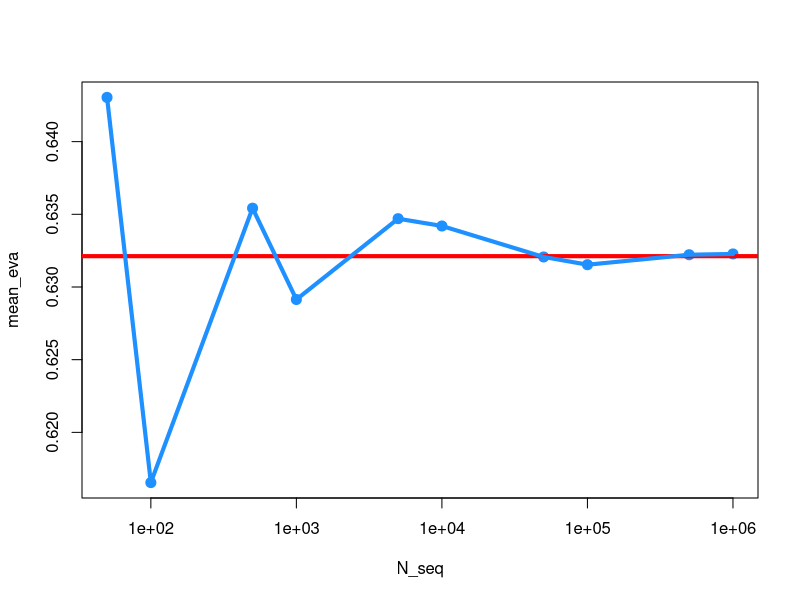
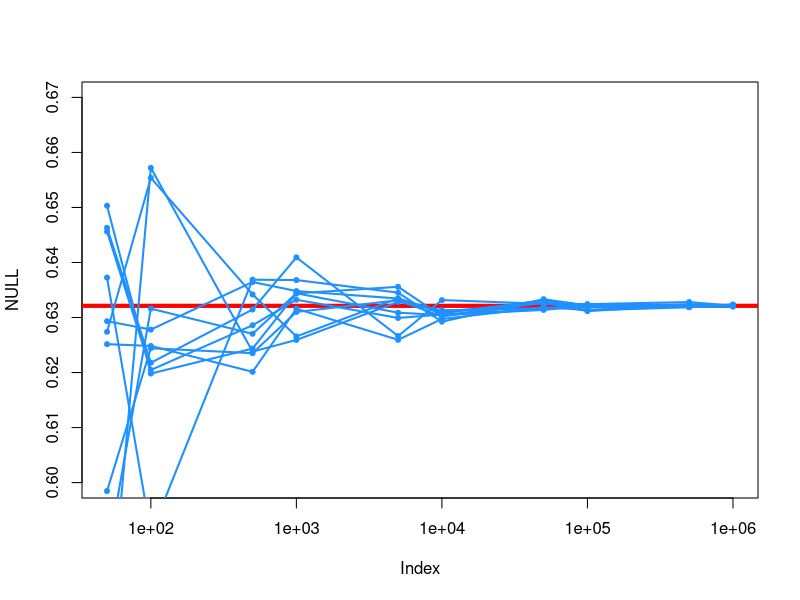
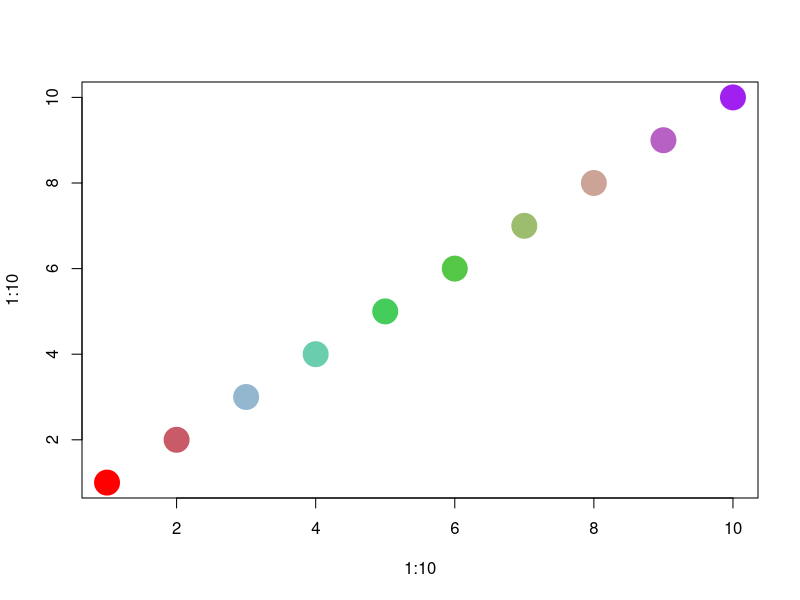
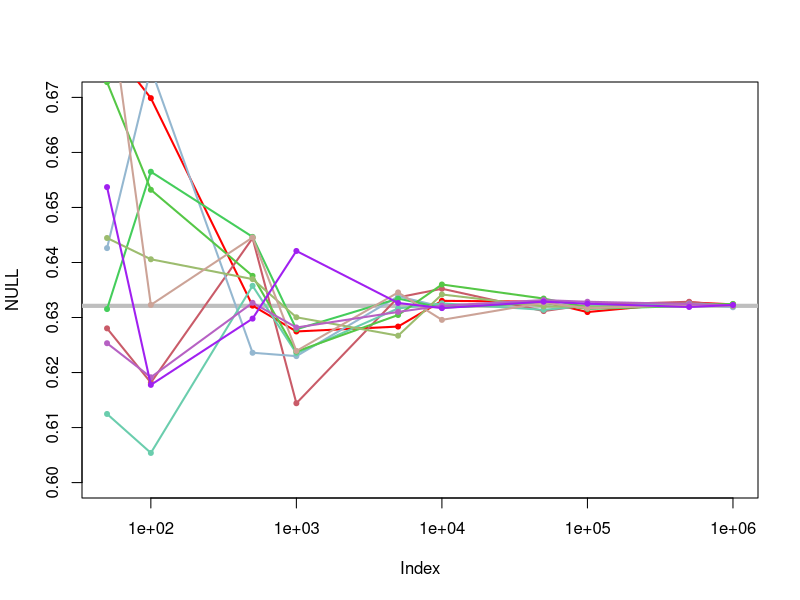
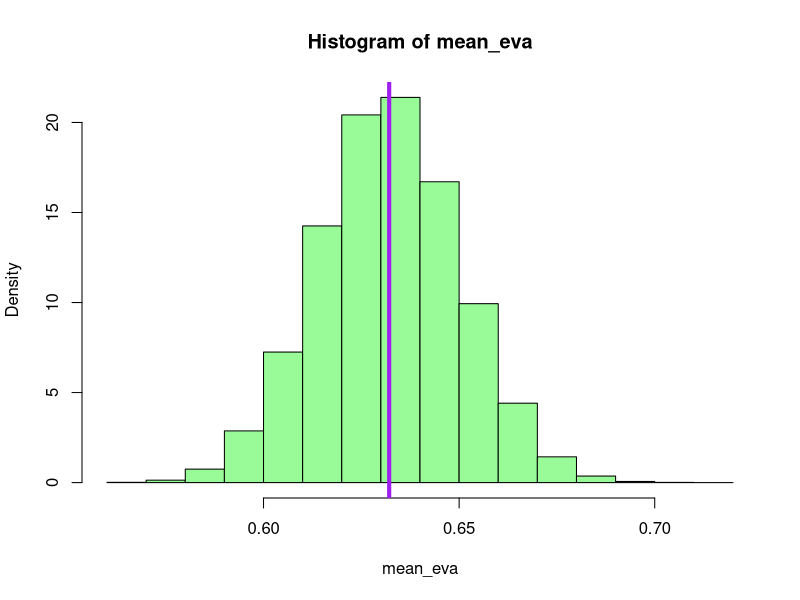
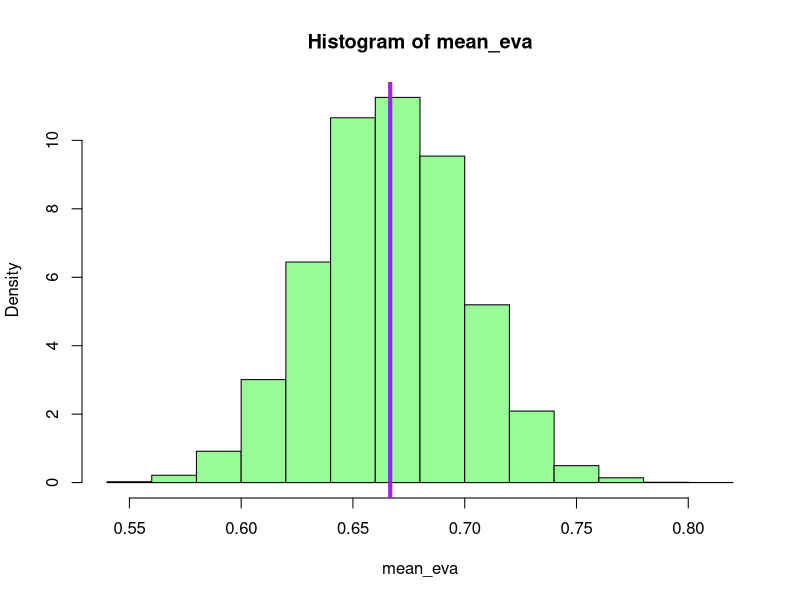
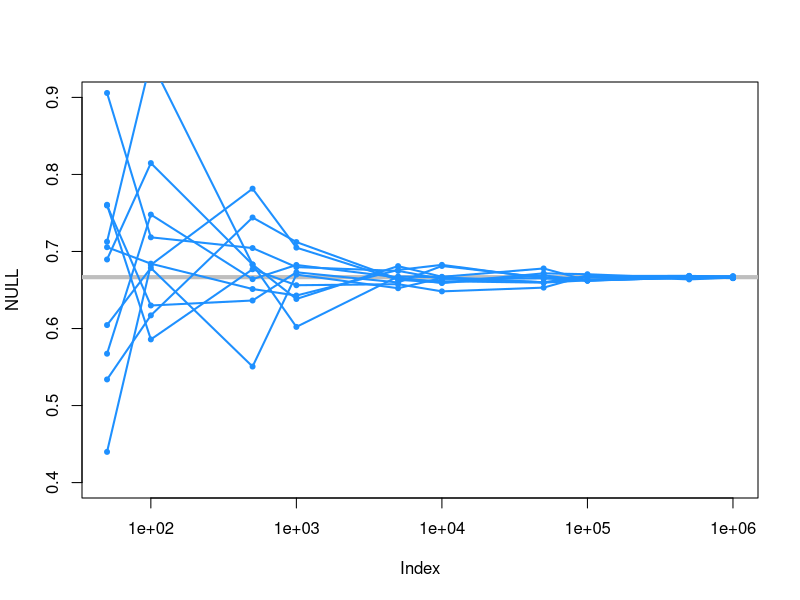
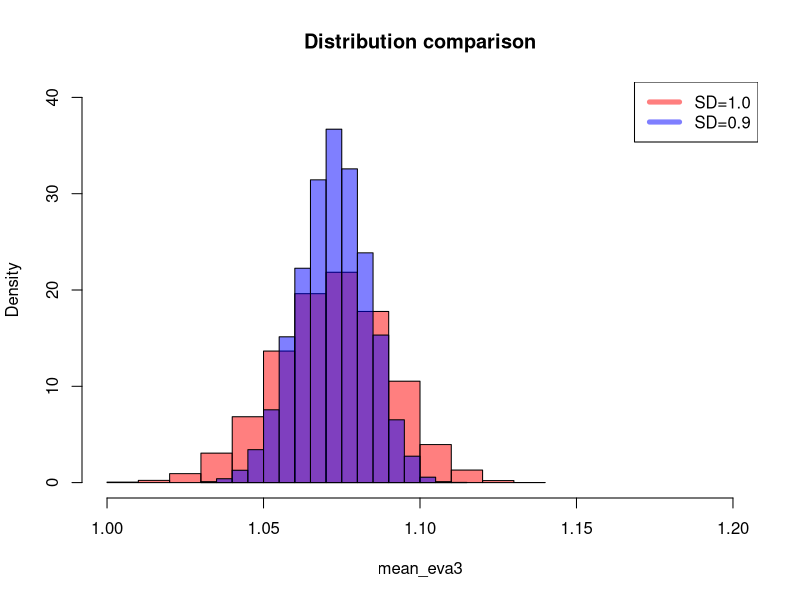

These figures' R source, in order: (Note: a time limit stopped this script after it produced the figures.)
## -------------------------------------------------------------
## Stat/Q Sci 403 Lab 3 | Spring 2017 | University of Washington
## -------------------------------------------------------------
###                                      ###
### Part 1: Monte Carlo Integration - 1  ###
###                                      ###
### simple example: exp(-x)
### --> we know the true answer
f_target = function(x){
  return(exp(-x))
}
  # target function

###
N = 10000

X_uni = runif(N)
eva_uni = f_target(X_uni)
mean(eva_uni)

1-exp(-1)
  # the answer


### visualization of convergence
N_seq = c(50,100, 500,1000, 5000,10000, 5e4, 1e5, 5e5, 1e6)
mean_eva = rep(NA, length(N_seq))

for(j in 1:length(N_seq)){
  N = N_seq[j]
  X_uni = runif(N)
  eva_uni = f_target(X_uni)
  mean_eva[j] = mean(eva_uni)
}

mean_eva
1-exp(-1)


### showing the plot
plot(x=N_seq, y=mean_eva, pch=20, log="x", col="dodgerblue", cex=2)
abline(h=1-exp(-1), lwd=4, col="red")
lines(x=N_seq, y=mean_eva, lwd=4, col="dodgerblue")


### repeat the plot
plot(NULL, ylim=c(0.6, 0.67), xlim=c(50, 1e6), log="x")
abline(h=1-exp(-1), lwd=4, col="red")

for(i_rep in 1:10){
  mean_eva = rep(NA, length(N_seq))
  for(j in 1:length(N_seq)){
    N = N_seq[j]
    X_uni = runif(N)
    eva_uni = f_target(X_uni)
    mean_eva[j] = mean(eva_uni)
  }
  points(x=N_seq, y=mean_eva, pch=20, col="dodgerblue")
  lines(x=N_seq, y=mean_eva, lwd=2, col="dodgerblue")
}


### change the color of curves
col_new = colorRampPalette(c("red","skyblue","limegreen","tan","purple"))
  # create a color palette that mix several color
col_new
col_new(10)

plot(x=1:10,y=1:10, col=col_new(10), pch=20, cex=5)



plot(NULL, ylim=c(0.6, 0.67), xlim=c(50, 1e6), log="x")
abline(h=1-exp(-1), lwd=4, col="gray")

col_curve = col_new(10)

for(i_rep in 1:10){
  mean_eva = rep(NA, length(N_seq))
  for(j in 1:length(N_seq)){
    N = N_seq[j]
    X_uni = runif(N)
    eva_uni = f_target(X_uni)
    mean_eva[j] = mean(eva_uni)
  }
  points(x=N_seq, y=mean_eva, pch=20, col=col_curve[i_rep])
  lines(x=N_seq, y=mean_eva, lwd=2, col=col_curve[i_rep])
}


### fixed N, see the variability and bias
N = 100

X_uni = runif(N)
eva_uni = f_target(X_uni)
mean(eva_uni)


#
n_rep = 100000
mean_eva = rep(NA, n_rep)
for(i_rep in 1:n_rep){
  X_uni = runif(N)
  eva_uni = f_target(X_uni)
  mean_eva[i_rep] = mean(eva_uni)
}

mean(mean_eva)
1-exp(-1)
  # very close -- because it is unbiased!
  
sd(mean_eva)
  # this quantify the Monte Carlo Error (variability caused by N)

hist(mean_eva, probability = T, col="palegreen")
abline(v= 1-exp(-1), col="purple",lwd=4)


### exp(-x^3)
f_target = function(x){
  return(exp(-x^3))
}
# target function


#### Exercise 1:
#### Integrating the function f(x) = 5x^4-x^2 within the interval [0,1].
#### (1) Show the result using a size N=1000 Monte Carlo Simulation 
####     from a uniform distribution.
{
f_target = function(x){
  return(5*x^4-x^2)
}
N = 1000
X_uni = runif(N)
eva_uni = f_target(X_uni)
mean(eva_uni)

1-1/3
}
#### (2) Repeat this process for 10000 times and see the variance.
####     Show the histogram of the result of all 10000 integrations. 
{
n_rep = 10000
N=1000
mean_eva = rep(NA, n_rep)
for(i_rep in 1:n_rep){
  X_uni = runif(N)
  eva_uni = f_target(X_uni)
  mean_eva[i_rep] = mean(eva_uni)
}
hist(mean_eva, probability = T, col="palegreen")
abline(v= 1-1/3, col="purple",lwd=4)
}
#### (3) Show the result using N = 50, 100, 500, 1000, ... , 1e6. 
####     Repeat the process 10 times and display the results. 
{
N_seq = c(50,100, 500,1000, 5000,10000, 5e4, 1e5, 5e5, 1e6)
plot(NULL, ylim=c(0.4, 0.9), xlim=c(50, 1e6), log="x")
abline(h=1-1/3, lwd=4, col="gray")

for(i_rep in 1:10){
  mean_eva = rep(NA, length(N_seq))
  for(j in 1:length(N_seq)){
    N = N_seq[j]
    X_uni = runif(N)
    eva_uni = f_target(X_uni)
    mean_eva[j] = mean(eva_uni)
  }
  points(x=N_seq, y=mean_eva, pch=20, col="dodgerblue")
  lines(x=N_seq, y=mean_eva, lwd=2, col="dodgerblue")
}
}

###                                      ###
### Part 2: Monte Carlo Integration - 2  ###
###                                      ###
### comparing different sampling distributions
f_target = function(x){
  return(exp(-x))
}
N = 100
n_rep = 100000

# method 1: Uniform [0,1]
mean_eva = rep(NA, n_rep)
for(i_rep in 1:n_rep){
  X_uni = runif(N)
  eva_uni = f_target(X_uni)
  mean_eva[i_rep] = mean(eva_uni)
}

sd(mean_eva)


# method 2: Beta (2,2)
mean_eva2 = rep(NA, n_rep)
for(i_rep in 1:n_rep){
  X2 = rbeta(N, shape1=2, shape2=2)
  #eva2 = f_target(X2)/(6*X2*(1-X2))
  eva2 = f_target(X2)/dbeta(X2, shape1 = 2, shape2 = 2)
  mean_eva2[i_rep] = mean(eva2)
}

mean(mean_eva2)
1-exp(-1)
  # unbiased!

sd(mean_eva2)

sd(mean_eva)
  # method 2 is not a better method



### different range
### assume we want to evaluate 1/(1+exp(x^2)) over the entire real line
### we will use normal distribution to do this
f_target = function(x){
  return(1/(1+exp(x^2)))
}
#
N = 250

## standard normal
X3 = rnorm(N)
eva3 = f_target(X3)/dnorm(X3)
  # dnorm: the density of normal distribution
mean(eva3)
  # the actual answer is about 1.072

# see the variablility 
n_rep = 10000
mean_eva3 = rep(NA, n_rep)
for(i_rep in 1:n_rep){
  X3 = rnorm(N)
  eva3 = f_target(X3)/dnorm(X3)
  mean_eva3[i_rep] = mean(eva3)
}

sd(mean_eva3)


## change variance
X4 = rnorm(N, sd =0.9)
eva4 = f_target(X4)/dnorm(X4, sd=0.9)
  # dnorm: the density of normal distribution
mean(eva4)

# see the variablility 
n_rep = 10000
mean_eva4 = rep(NA, n_rep)
for(i_rep in 1:n_rep){
  X4 = rnorm(N, sd=0.9)
  eva4 = f_target(X4)/dnorm(X4, sd=0.9)
  mean_eva4[i_rep] = mean(eva4)
}

sd(mean_eva4)


### compare histogram
hist(mean_eva3, xlim=c(1,1.2), probability = T, ylim=c(0,40),
     col=rgb(1,0,0,0.5), main="Distribution comparison")
hist(mean_eva4, xlim=c(1,1.2), probability = T, ylim=c(0,40), add=T,
     col=rgb(0,0,1,0.5))
legend("topright", c("SD=1.0", "SD=0.9"), 
       col=c(rgb(1,0,0,0.5),rgb(0,0,1,0.5)), lwd=5)


#### Exercise 2-1:
#### Integrating the function f(x) = 5x^4-x^2 within the interval [0,1].
#### (1) Use Monte Carlo Simulation with Beta(2,2) and N=1000 realizations
####     to see the result.
{
f_target = function(x){
  return(5*x^4-x^2)
}
N = 1000
X_beta = rbeta(N, shape1 = 2, shape2 = 2)
eva_beta = f_target(X_beta)/dbeta(X_beta, shape1 = 2, shape2 = 2)
mean(eva_beta)
1-1/3
}
#### (2) What is the variance of this estimator? Repeat (1) 10000 times to
####     estimat the Monte Carlo error.
####     Does this sampling distribution provides a smaller variance than 
####     the one from Uni[0,1]? 
{
n_rep = 10000
mean_eva_beta = rep(NA, n_rep)
for(i_rep in 1:n_rep){
  X_beta = rbeta(N, shape1 = 2, shape2 = 2)
  eva_beta = f_target(X_beta)/dbeta(X_beta, shape1 = 2, shape2 = 2)
  mean_eva_beta[i_rep] = mean(eva_beta)
}
sd(mean_eva_beta)
mean_eva_uni = rep(NA, n_rep)
for(i_rep in 1:n_rep){
  X_uni = runif(N)
  eva_uni = f_target(X_uni)
  mean_eva_uni[i_rep] = mean(eva_uni)
}
sd(mean_eva_uni)
}
#### Exercise 2-2:
#### Integrating the function f(x) = e^(-x^2) within the interval [0,infty).
#### (1) Use Exp(1) and a size N = 1000 Monte Carlo Simulation to estimate it.
{
f_target = function(x){
  return(exp(-x^2))
}
N = 1000
X_exp = rexp(N, rate = 1)
eva_exp = f_target(X_exp)/dexp(X_exp, rate=1)
mean(eva_exp)
}

#### (2) What is the variance of this estimator? Repeat (1) 10000 times to
####     estimate the Monte Carlo error.
{
n_rep = 10000
mean_eva_exp = rep(NA, n_rep)
for(i_rep in 1:n_rep){
  X_exp = rexp(N, rate = 1)
  eva_exp = f_target(X_exp)/dexp(X_exp, rate=1)
  mean_eva_exp[i_rep] = mean(eva_exp)
}

sd(mean_eva_exp)
}

#### (3) Think about what will be the actual value of this integration. 
####     Hint: Think about normal distribution.
sqrt(pi)/2



###                                 ###
### Part 3: Monte Carlo Simulation  ###
###                                 ###
### -- continue from the integration problem
### we see that different SD yields a different result
### how do we roughly understand which SD is the best?
N
sd_seq = c(0.5,0.6,0.7,0.8,0.9,1.0,1.1,1.2,1.3)
  # we are going to analyze which SD is the best

sim_sd = rep(NA, length(sd_seq))
sim_avg = rep(NA, length(sd_seq))

for(i_sd in 1:length(sd_seq)){
  n_rep = 10000
  mean_eva5 = rep(NA, n_rep)
  for(i_rep in 1:n_rep){
    X5= rnorm(N, sd =sd_seq[i_sd])
    eva5 = f_target(X5)/dnorm(X5, sd=sd_seq[i_sd])
    mean_eva5[i_rep] = mean(eva5)
  }
  sim_sd[i_sd] = sd(mean_eva5)
  sim_avg[i_sd] = mean(mean_eva5)
}

sim_sd

plot(x=sd_seq, y=sim_sd, xlab="SD of Normal", 
     ylab="Error of integration")


plot(x=sd_seq, y=sim_sd, xlab="SD of Normal", 
     ylab="Error of integration", type="l", lwd=3, col="brown")
points(x=sd_seq, y=sim_sd, col="brown", cex=2, pch=16)
  # this tells you which method is the best one


#
plot(x=sd_seq, y=sim_avg, xlab="SD of Normal", ylim=c(0.9, 1.2),
     ylab="Estimate of integration", pch=15, col="blue", cex=1)
points(x=sd_seq, y=sim_avg+sim_sd , pch="-", col="blue",
       cex=2)
points(x=sd_seq, y=sim_avg-sim_sd , pch="-", col="blue",
       cex=2)
for(i in 1:length(sd_seq)){
  segments(x0 = sd_seq[i], y0 = sim_avg[i]+sim_sd[i], 
           y1=sim_avg[i]-sim_sd[i], lwd=2, col="blue")
}
  # this gives you an idea of estimate and its errors
  # the corresponding error bars denotes the error of monte carlo simulation


### power of a test
fn_power = function(mu, n){
  #return(1-pnorm(qnorm(0.95)-sqrt(n)*mu))+pnorm(-qnorm(0.95)-sqrt(n)*mu)
  return(1-pnorm(qnorm(0.95)-sqrt(n)*mu)+pnorm(-qnorm(0.95)-sqrt(n)*mu))
}

n=16
  # in our demo, we use sample size 16 as the same of lecture note

## first we try a fixed mu:
mu0 = 0.5

data =rnorm(n, mean = mu0)
T_stats = sqrt(n)*(abs(mean(data))-0)/1
  # test statistic
T_stats > qnorm(0.95)
  # check if test stats is greater than the threshold


## use Monte Carlo to check the power: repeat many times
N = 10000
H0_reject = rep(NA, N)
for(i in 1:N){
  data =rnorm(n=16, mean = mu0)
  T_stats = sqrt(n)*(abs(mean(data))-0)/1
  H0_reject[i] = T_stats > qnorm(0.95)
}
H0_reject

mean(H0_reject)
  # an estimate of the number of H0 being rejected

fn_power(mu0, n)
  # the answer

sd(H0_reject)/sqrt(N)
  # error of Monte Carlow Simulation



### power curve
mu_seq = seq(from=-2, to=+2, by=0.05)

plot(x=mu_seq, y= fn_power(mu_seq,n=16), type="l",lwd=3,
     col="blue", ylab="Power", xlab="mu")
abline(h=0.1)
  # this is the actual power curve


## using Monte Carlo Simulation to estimate the power curve
N = 10000

sim_power = rep(NA, length(mu_seq))

for(i_sim in 1:length(mu_seq)){
  H0_reject = rep(NA, N)
  mu0 = mu_seq[i_sim]
  for(i in 1:N){
    data =rnorm(n=16, mean = mu0)
    T_stats = sqrt(n)*(abs(mean(data))-0)/1
    H0_reject[i] = T_stats > qnorm(0.95)
  }
  sim_power[i_sim] = mean(H0_reject)
}

plot(x=mu_seq, y= sim_power, type="l",lwd=3,
     col="red", ylab="Power", xlab="mu", main=paste("N =", N))
lines(x=mu_seq, y=fn_power(mu_seq, n=16), lwd=3, col="skyblue")
legend("bottomleft", c("Simulated","True"), col=c("red","blue"), 
       lwd=6)

N=25
paste("N =", N)
  # a function combine algebra and character

plot(x=mu_seq, y= sim_power, type="l",lwd=3,
     col=rgb(1,0,0,0.7), ylab="Power", xlab="mu", main=paste("N =", N))
lines(x=mu_seq, y=fn_power(mu_seq, n=16), lwd=3, col=rgb(0,0,1,0.7))
legend("bottomleft", c("Simulated","True"), 
       col=c(rgb(1,0,0,0.9),rgb(0,0,1,0.9)), 
       lwd=6)


#### Exercise 3: 
#### What is the probability that a standard normal random variable is
#### greater than 1.5?
#### (1) Let's use Monte Carlo simulations to find this out.
####     First, we simulate N=1000 data points from N(0,1).
####     Then we compute the ratio of these points above 1.5.
{
N = 1000
X = rnorm(N)
p0 = mean(X>1.5)
p0
}

#### (2) What is the size of the error of this estimate? 
####     Let's repeat the above process for 10000 times and compute the
####     standard variance of the Monte Carlo estimator.
{
n_rep = 10000
p0_rep = rep(NA, n_rep)
for(i in 1:n_rep){
  X = rnorm(N)
  p0_rep[i] = mean(X>1.5)
}

sd(p0_rep)
}
#### (3) Use a histogram to show the distribution of this estimate.
####     Also attach a vertical line to denote the theoretical value of
####     this probability.
{
hist(p0_rep, col="violet")
abline(v= 1-pnorm(1.5), lwd= 4, col="blue")
}


### Power and sample size--an illustration from chicken weight data
chickwts

chickwts[chickwts$feed=="meatmeal",]

## Suppose someone claim that the average weight is 260. 
## If we want to know chicken taking meatmeal is significantly different
## from the usual chicken. Namely, we want to test
##          H0: average weight of chicken taking meatmeal = 260
## Here is how we will do the t-test:
t.test(chickwts[chickwts$feed=="meatmeal",1], mu = 260)
  # the p-value=0.40 is not significant...

## Though we do not have enough evidence, this could be caused by the low power.
## Here is the mean and SD of those chicken taking meatmeal:
mean(chickwts[chickwts$feed=="meatmeal",1])
sd(chickwts[chickwts$feed=="meatmeal",1])

length(chickwts[chickwts$feed=="meatmeal",1])

## Assume the actual weight distribution of chicken taking meatmeal is
## N(277, 65^2), which fits perfectly with our observations. 
## Under this distribution, what is the chance that we reject H0 (mean=260)
## using only 11 sample?
## Let's use Monte Carlo simulation to figure it out.
## Assume the significance level alpha=0.10.
alpha0 = 0.10
n = 11

chickwt_sim = rnorm(n, mean=277, sd=65)
t.test(chickwt_sim, mu=260)$p.value

t.test(chickwt_sim, mu=260)$p.value < alpha0

N = 10000
sim_power = rep(NA, N)
for(i in 1:N){
  chickwt_sim = rnorm(n, mean=277, sd=65)
  sim_power[i] = t.test(chickwt_sim, mu=260)$p.value < alpha0
}

mean(sim_power)
  # only about 20%... this tells us that even if H0 is incorrect, we still do
  # not have much chance to reject it under 10% significance level 


## Now suppose we increase the sample size to n = 40, do we have more chance?
n = 40

sim_power = rep(NA, N)
for(i in 1:N){
  chickwt_sim = rnorm(n, mean=277, sd=65)
  sim_power[i] = t.test(chickwt_sim, mu=260)$p.value < alpha0
}

mean(sim_power)
  # we now have about a chance of 50%!


## In what follows, we will study the "power" under various sample size:
n_seq = seq(from=10, to=100, by=10)

sim_power_seq = rep(NA, length(n_seq))
for(i_sim in 1:length(n_seq)){
  n = n_seq[i_sim]
  sim_power = rep(NA, N)
  for(i in 1:N){
    chickwt_sim = rnorm(n, mean=277, sd=65)
    sim_power[i] = t.test(chickwt_sim, mu=260)$p.value < alpha0
  }
  sim_power_seq[i_sim] = mean(sim_power)
}
sim_power_seq

plot(x=n_seq, y=sim_power_seq, ylim=c(0,1), pch=16, cex=1.5,col="red",
     xlab="Sample size", ylab = "Power")
lines(x=n_seq, y=sim_power_seq, col="red", lwd=3)


###                              ###
### Part 4: Theory of Histogram  ###
###                              ###
n = 10000
n_bin = 20

for(i_dummy in 1:100){
  hist(rbeta(n, shape1=2, shape2=2), breaks=n_bin, xlim=c(0,1), 
       col="palegreen", probability = T, ylim=c(0,2))
  abline(h=5, lwd=2, col="purple")
  
  l_seq = seq(from=0, to=1, by=0.01)
  lines(l_seq, y=dbeta(l_seq,shape1=2, shape2=2), lwd=2, col="blue")
  Sys.sleep(0.5)
}


n = 10000
#n_bin = round(n^(1/3))
n_bin = n/20

for(i_dummy in 1:100){
  hist(rbeta(n, shape1=2, shape2=2), breaks=n_bin, xlim=c(0,1), 
       col="palegreen", probability = T, ylim=c(0,2))
  abline(h=5, lwd=2, col="purple")
  
  l_seq = seq(from=0, to=1, by=0.01)
  lines(l_seq, y=dbeta(l_seq,shape1=2, shape2=2), lwd=2, col="blue")
  Sys.sleep(0.5)
}




#### Exercise 4:
#### Let's return to the chicken weight data. 
#### This time we want to see if chicken taking soybean will have a significant
#### different weight on average. Suppose the average weight is 260. So we want
#### to test
####          H0: average weight of chicken taking soybean = 260
#### Assume we will use t.test.
#### (1) Can we reject the H0 under 10% significance level?
{
t.test(chickwts[chickwts$feed=="soybean",1], mu = 260)
}

#### (2) Assume the actual weight distribution of chicken taking soybean is
####     N(246, 54^2), which fits perfectly with our observations. 
####     Under this distribution, what is the chance that we reject 
####     H0 (mean=260) using only 14 sample?
####     Use N =10000 Monte Carlo simulations to check this probability.
{
alpha0 = 0.10
n = 14

N = 10000
sim_power = rep(NA, N)
for(i in 1:N){
  chickwt_sim = rnorm(n, mean=246, sd=54)
  sim_power[i] = t.test(chickwt_sim, mu=260)$p.value < alpha0
}
mean(sim_power)
}
#### (3) Now suppose we increase the sample size to n = 50, 
####     how much chance will we have?
{
n = 50
sim_power = rep(NA, N)
for(i in 1:N){
  chickwt_sim = rnorm(n, mean=246, sd=54)
  sim_power[i] = t.test(chickwt_sim, mu=260)$p.value < alpha0
}
mean(sim_power)
}

#### (4) What will the power be if we are using a sample size n= 15, 25, ... 95?
{
n_seq = seq(from=15, to=95, by=10)

sim_power_seq = rep(NA, length(n_seq))
for(i_sim in 1:length(n_seq)){
  n = n_seq[i_sim]
  sim_power = rep(NA, N)
  for(i in 1:N){
    chickwt_sim = rnorm(n, mean=246, sd=54)
    sim_power[i] = t.test(chickwt_sim, mu=260)$p.value < alpha0
  }
  sim_power_seq[i_sim] = mean(sim_power)
}
sim_power_seq

plot(x=n_seq, y=sim_power_seq, ylim=c(0,1), pch=16, cex=1.5,col="blue",
     xlab="Sample size", ylab = "Power")
lines(x=n_seq, y=sim_power_seq, col="blue", lwd=3)
}



### (optional) error of histogram
### Error of histogram
### Question: what is the error of a histogram under certain number of bins?
n = 1000
n_bin = 10

hist0 = hist(rbeta(n, shape1=2, shape2=2), breaks=n_bin,plot = F)
err = hist0$density - dbeta(hist0$mids, shape1=2, shape2=2)

mean(err^2)
# average error over all bins


## check the distribution of that error due to simulation
N = 2000

bin_err = rep(NA, N)
for(i in 1:N){
  hist0 = hist(rbeta(n, shape1=2, shape2=2), breaks=n_bin,plot = F)
  err = hist0$density - dbeta(hist0$mids, shape1=2, shape2=2)
  bin_err[i] =mean(err^2)
}

hist(bin_err, col="tan")
# this shows the distribution of histogram error under 10 bins


## change the bin #
n_bin = 20
bin_err2 = rep(NA, N)
for(i in 1:N){
  hist0 = hist(rbeta(n, shape1=2, shape2=2), breaks=n_bin,plot = F)
  err = hist0$density - dbeta(hist0$mids, shape1=2, shape2=2)
  bin_err2[i] =mean(err^2)
}

hist(bin_err2, col="palegreen")


n_bin = 5
bin_err3 = rep(NA, N)
for(i in 1:N){
  hist0 = hist(rbeta(n, shape1=2, shape2=2), breaks=n_bin,plot = F)
  err = hist0$density - dbeta(hist0$mids, shape1=2, shape2=2)
  bin_err3[i] =mean(err^2)
}

hist(bin_err3, col="orchid", probability = T)


## compare
hist(bin_err3, col=rgb(0.5,0,0.5,0.7), main="Histogram Errors Distribution", 
     probability = T, xlim=c(0,0.04), xlab="Histogram Error")
hist(bin_err, col=rgb(0,1,0,0.7), main="Histogram Errors", 
     probability = T, add=T)
hist(bin_err2, col=rgb(0.5,0.5,0,0.7), main="Histogram Errors", 
     probability = T, add=T)
legend("topright",c("# of bin = 5","# of bin = 10", "# of bin = 20"), 
       col=c(rgb(0.5,0,0.5,0.7),rgb(0,1,0,0.7),rgb(0.5,0.5,0,0.7)), lwd=6)



### (optional) fix sample size n, check how n_bin changes the error.
N = 1000
bin_width_seq = seq(from=0.04, to=0.40, by=0.02)
bin_err_seq = rep(NA, length(bin_width_seq))

for(i_width in 1:length(bin_width_seq)){
  break_pt = seq(from=-1, to=2, by=bin_width_seq[i_width])
  bin_err = rep(NA, length(bin_width_seq))
  for(i in 1:N){
    hist0 = hist(rbeta(n, shape1=2, shape2=2), breaks=break_pt,plot = F)
    err = hist0$density - dbeta(hist0$mids, shape1=2, shape2=2)
    bin_err[i] = mean(err^2)
  }
  bin_err_seq[i_width] = mean(bin_err)
}

plot(x= bin_width_seq, y=bin_err_seq, pch=16, cex=1.5, xlab="Bin width",
     ylab="Error of Histogram")
lines(x= bin_width_seq, y=bin_err_seq)
